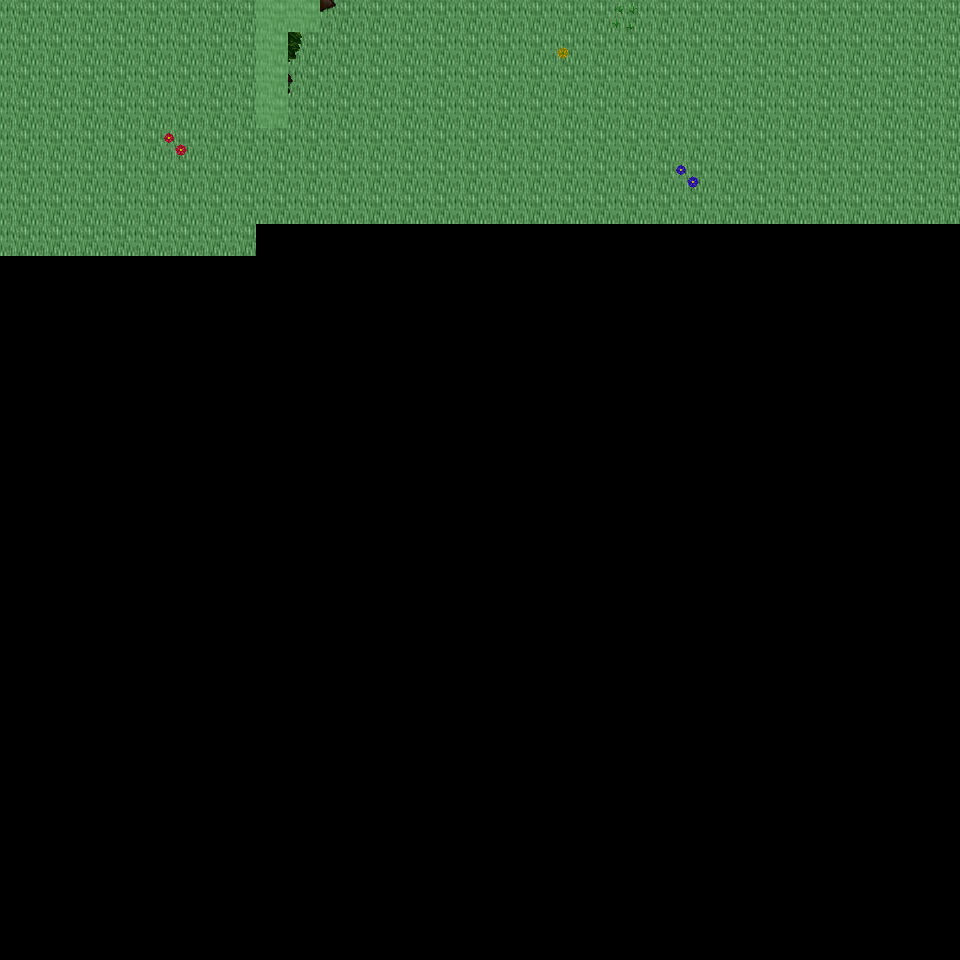

Rendered tile map (Tiled .tmx) drawn with the repository's tilesets; below, a short description and the map source with its tile grids summarised:
An orthogonal 30x30 tile map with 32x32 px tiles, 6 tile layers (Ground, Object, Object2, Above, ...), 14 tilesets and 3 objects (3x mapExit).

<map version="1.0" orientation="orthogonal" renderorder="right-down" width="30" height="30" tilewidth="32" tileheight="32" nextobjectid="4">
  <tileset firstgid="1" name="tileset_ground_ground" tilewidth="32" tileheight="32" tilecount="33" columns="3">
    <image source="../drawable/tileset_ground_ground.png" width="96" height="352" />
  </tileset>
  <tileset firstgid="34" name="tileset_plant_flower_daisy_white" tilewidth="32" tileheight="32" tilecount="8" columns="2">
    <image source="../drawable/tileset_plant_flower_daisy_white.png" width="64" height="128" />
  </tileset>
  <tileset firstgid="42" name="tileset_plant_flower_daisy_yellow" tilewidth="32" tileheight="32" tilecount="8" columns="2">
    <image source="../drawable/tileset_plant_flower_daisy_yellow.png" width="64" height="128" />
  </tileset>
  <tileset firstgid="50" name="tileset_plant_flower_daisy_blue" tilewidth="32" tileheight="32" tilecount="8" columns="2">
    <image source="../drawable/tileset_plant_flower_daisy_blue.png" width="64" height="128" />
  </tileset>
  <tileset firstgid="58" name="tileset_plant_grasses" tilewidth="32" tileheight="32" tilecount="6" columns="3">
    <image source="../drawable/tileset_plant_grasses.png" width="96" height="64" />
  </tileset>
  <tileset firstgid="64" name="tileset_plant_flower_daisy_red" tilewidth="32" tileheight="32" tilecount="8" columns="2">
    <image source="../drawable/tileset_plant_flower_daisy_red.png" width="64" height="128" />
  </tileset>
  <tileset firstgid="72" name="tileset_plant_tree_tree_darkgreen" tilewidth="32" tileheight="32" tilecount="88" columns="8">
    <image source="../drawable/tileset_plant_tree_tree_darkgreen.png" width="256" height="352" />
  </tileset>
  <tileset firstgid="160" name="tileset_logic_creature_elf" tilewidth="32" tileheight="32" tilecount="16" columns="8">
    <image source="../drawable/tileset_logic_creature_elf.png" width="256" height="64" />
  </tileset>
  <tileset firstgid="176" name="tileset_logic_creature_animal" tilewidth="32" tileheight="32" tilecount="32" columns="8">
    <image source="../drawable/tileset_logic_creature_animal.png" width="256" height="128" />
  </tileset>
  <tileset firstgid="208" name="tileset_logic_collision" tilewidth="32" tileheight="32" tilecount="1" columns="1">
    <image source="../drawable/tileset_logic_collision.png" width="32" height="32" />
  </tileset>
  <tileset firstgid="209" name="tileset_logic_creature_ent" tilewidth="32" tileheight="32" tilecount="4" columns="4">
    <image source="../drawable/tileset_logic_creature_ent.png" width="128" height="32" />
  </tileset>
  <tileset firstgid="213" name="tileset_logic_creature_human_evil" tilewidth="32" tileheight="32" tilecount="16" columns="8">
    <image source="../drawable/tileset_logic_creature_human_evil.png" width="256" height="64" />
  </tileset>
  <tileset firstgid="229" name="tileset_ground_green_paving" tilewidth="32" tileheight="32" tilecount="18" columns="3">
    <image source="../drawable/tileset_ground_green_paving.png" width="96" height="192" />
  </tileset>
  <tileset firstgid="247" name="tileset_logic_protection" tilewidth="32" tileheight="32" tilecount="2" columns="2">
    <image source="../drawable/tileset_logic_protection.png" width="64" height="32" />
  </tileset>
  <layer name="Ground" width="30" height="30">
    <data>[900 cells, 218 non-empty, 1 distinct tile ids]</data>
  </layer>
  <layer name="Object" width="30" height="30">
    <data>[900 cells, 4 non-empty, 4 distinct tile ids]</data>
  </layer>
  <layer name="Object2" width="30" height="30">
    <data>[900 cells, 6 non-empty, 6 distinct tile ids]</data>
  </layer>
  <layer name="Above" width="30" height="30">
    <data>[900 cells, 4 non-empty, 4 distinct tile ids]</data>
  </layer>
  <layer name="Above2" width="30" height="30">
    <data>[900 cells, 0 non-empty, 0 distinct tile ids]</data>
  </layer>
  <layer name="Walkable" width="30" height="30">
    <data>[900 cells, 5 non-empty, 1 distinct tile ids]</data>
  </layer>
  <objectgroup name="MapEvents">
    <object id="1" name="north" type="mapExit" x="0" y="0" width="256" height="32">
      <properties>
        <property name="map" value="level_0_x191_y79" />
        <property name="x" value="0" />
        <property name="y" value="28" />
      </properties>
    </object>
    <object id="2" name="north2" type="mapExit" x="320" y="0" width="640" height="32">
      <properties>
        <property name="map" value="level_0_x191_y79" />
        <property name="x" value="10" />
        <property name="y" value="28" />
      </properties>
    </object>
    <object id="3" name="west" type="mapExit" x="0" y="0" width="32" height="960">
      <properties>
        <property name="map" value="level_0_x190_y80" />
        <property name="x" value="28" />
        <property name="y" value="0" />
      </properties>
    </object>
  </objectgroup>
</map>
